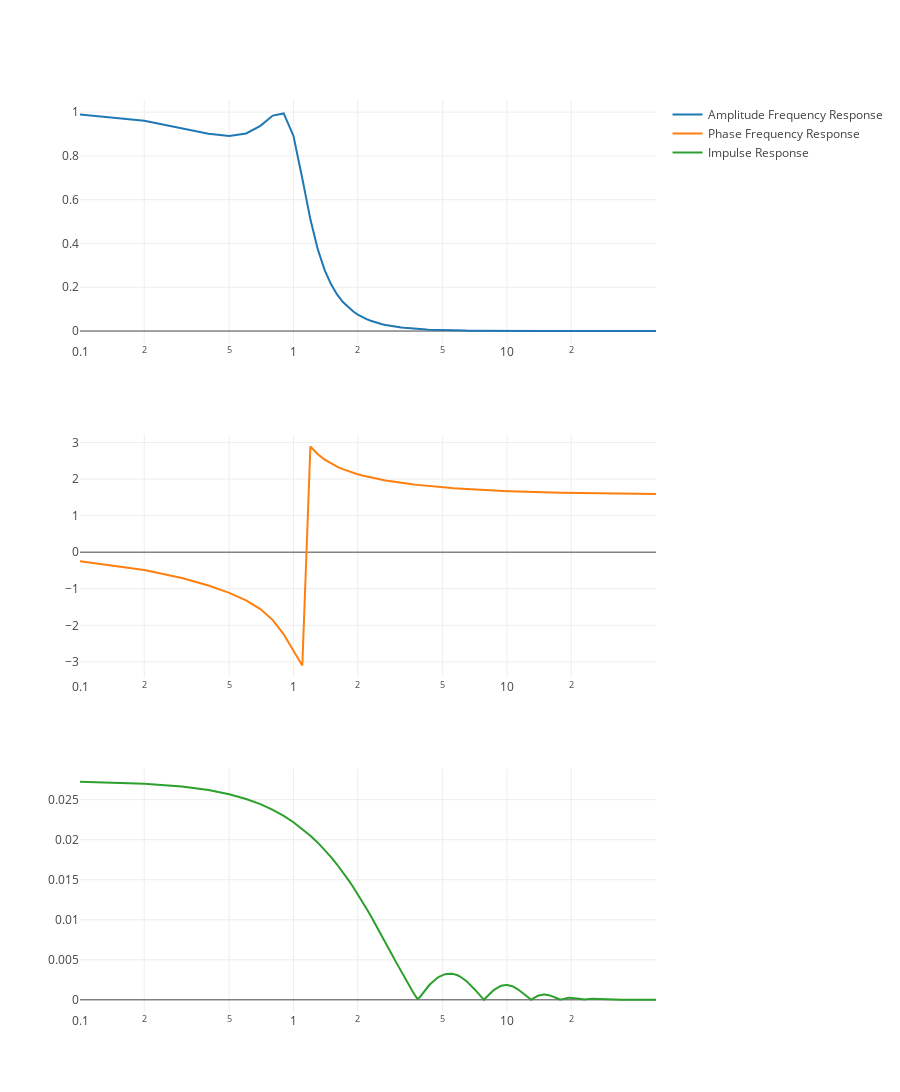

Here is the notebook cell this chart was saved with:
### Code cell
N = 500
T = 10.0 # s

t = np.linspace(0, T, N)
s = np.ones(N)

df = 1. / T
k = [i * df for i in range(N)]

Rp = 1.0
Rs = 30.0
w0 = 1.0
w1 = 5.0
HGen = transfer_function_cheb(Rp, Rs, w0, w1)

H_jw = [HGen(1j*i / w0) for i in k]

afr = np.absolute(H_jw)
phase = [np.angle(HGen(1j*i)) for i in k]

sym = np.append(afr[::-1], afr)
ir = np.fft.ifft(sym)
ir = ir[:len(ir) // 2]

# tr_afr = go.Scatter(
#     x = np.linspace(-T, T, 2 * N - 1),
#     y = sym,
#     name='Amplitude Frequency Response'
# )

tr_afr = go.Scatter(
    x = k,
    y = afr,
    name='Amplitude Frequency Response'
)

tr_phase = go.Scatter(
    x = k,
    y = phase,
    name='Phase Frequency Response'
)

tr_ir = go.Scatter(
    x = k,
    y = np.absolute(ir),
    name='Impulse Response'
)

rows = 3
cols = 1
fig = py.tools.make_subplots(rows = rows, cols = cols)

fig['layout'].update(height=rows * 450, width=cols * 900)
fig['layout'].update(xaxis=dict(type='log', autorange=True),
                     xaxis2=dict(type='log', autorange=True),
                     xaxis3=dict(type='log', autorange=True))

fig.append_trace(tr_afr, 1, 1)
fig.append_trace(tr_phase, 2, 1)
fig.append_trace(tr_ir, 3, 1)

py.offline.iplot(fig)

### Figure 1 — Plotly figure (JSON) as saved in the notebook; plotly's stock layout.template omitted (floating-point values rounded to 4 significant figures; data arrays with more than 128 entries replaced by an {"elided": "..."} marker saying what was removed)
{"data": [{"name": "Amplitude Frequency Response", "type": "scatter", "x": {"elided": "500 float values"}, "xaxis": "x1", "y": {"elided": "500 float values"}, "yaxis": "y1"}, {"name": "Phase Frequency Response", "type": "scatter", "x": {"elided": "500 float values"}, "xaxis": "x2", "y": {"elided": "500 float values"}, "yaxis": "y2"}, {"name": "Impulse Response", "type": "scatter", "x": {"elided": "500 float values"}, "xaxis": "x3", "y": {"elided": "500 float values"}, "yaxis": "y3"}], "layout": {"height": 1350, "width": 900, "xaxis": {"autorange": true, "type": "log"}, "xaxis1": {"anchor": "y1", "domain": [0, 1]}, "xaxis2": {"anchor": "y2", "autorange": true, "domain": [0, 1], "type": "log"}, "xaxis3": {"anchor": "y3", "autorange": true, "domain": [0, 1], "type": "log"}, "yaxis1": {"anchor": "x1", "domain": [0.7333, 1]}, "yaxis2": {"anchor": "x2", "domain": [0.3667, 0.6333]}, "yaxis3": {"anchor": "x3", "domain": [0, 0.2667]}}}
